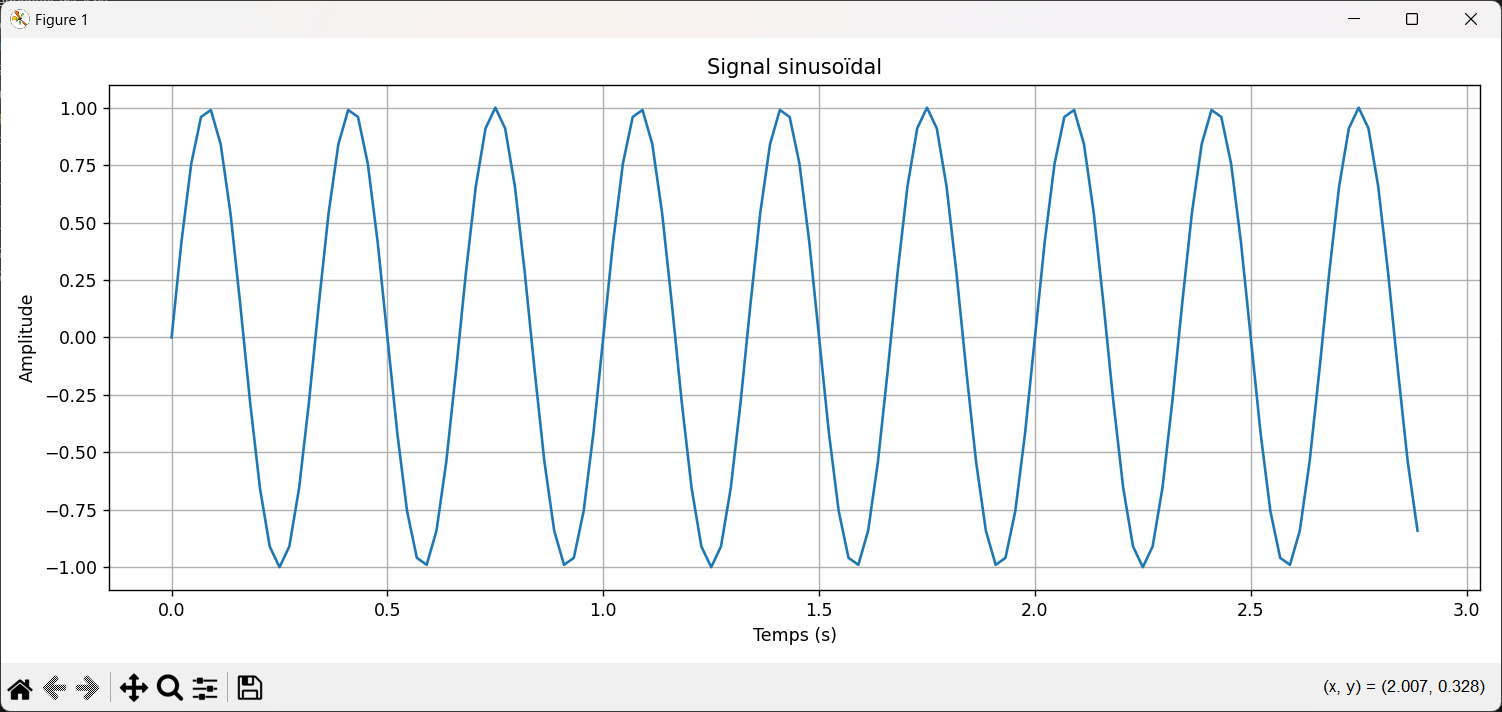

Here is the Python script that generated this plot:
import numpy as np
import matplotlib.pyplot as plt

N = 128      
Fe = 44    
fo = 3

t = np.arange(N)/Fe
x = np.sin(2*np.pi*fo*t)

# Affichage
plt.figure(figsize=(12, 5))
plt.plot(t, x)
plt.xlabel('Temps (s)')
plt.ylabel('Amplitude')
plt.title('Signal sinusoïdal')
plt.grid(True)

plt.tight_layout()
plt.show()
